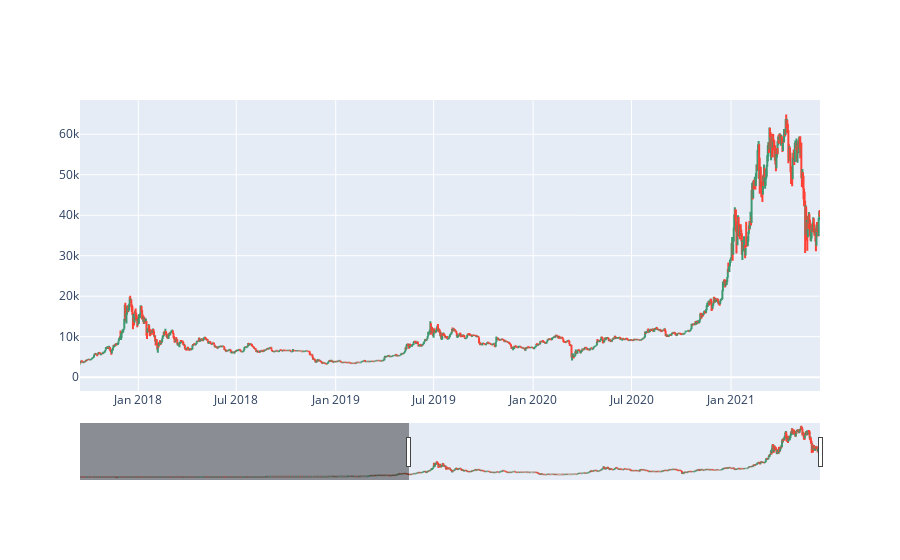

This figure's notebook cell:
### Code cell
fig = go.Figure(data=go.Ohlc(x=ohlc['Date'],
                    open=ohlc['Open'],
                    high=ohlc['High'],
                    low=ohlc['Low'],
                    close=ohlc['Close']))
fig.show()

### Figure 1 — Plotly figure (JSON) as saved in the notebook; plotly's stock layout.template omitted (floating-point values rounded to 4 significant figures; data arrays with more than 128 entries replaced by an {"elided": "..."} marker saying what was removed)
{"data": [{"close": {"elided": "2460 float values"}, "high": {"elided": "2460 float values"}, "low": {"elided": "2460 float values"}, "open": {"elided": "2460 float values"}, "type": "ohlc", "x": {"elided": "2460 str values"}}], "layout": {"autosize": true, "xaxis": {"autorange": false, "range": ["2017-09-15 02:41:23.4401", "2021-06-14 12:00"], "rangeslider": {"autorange": true, "range": ["2014-09-15 12:00", "2021-06-14 12:00"], "yaxis": {"_template": null, "rangemode": "match"}}, "type": "date"}, "yaxis": {"autorange": true, "range": [-3422.0, 68460.0]}}}
